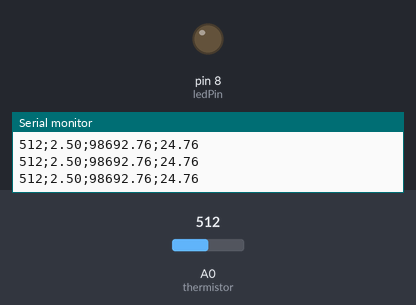
Recording of a sketch running on a simulated Arduino Uno, built with avr-gcc and run on an emulated ATmega328P. Shown: output pins drawn as LEDs (lit = HIGH), the last lines printed to the serial monitor. The inputs (shaded band) are chosen by the test bench; at power-on: A0 (thermistor) = 512.

Above: at 1.3 s.
1.4 s: A0 (thermistor) set to 461
2.9 s: A0 (thermistor) set to 434
At 3.8 s:
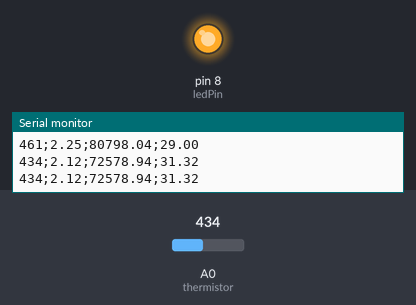
4.5 s: A0 (thermistor) set to 511
At 5.2 s:
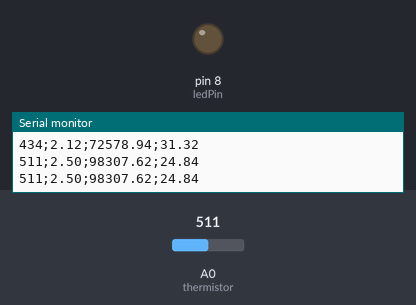
6.0 s: A0 (thermistor) set to 306
At 6.6 s:
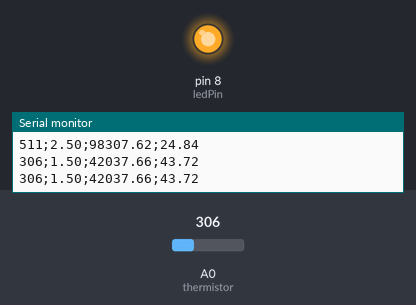
Timing chart, 0 to 8.5 s (numbered marks = the images above; inputs shaded):
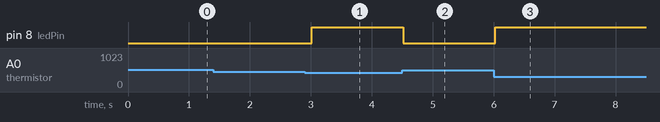

The sketch:

code.ino
```cpp
int thermistor = A0; //Analog Input connecting to the photoresistor
int ledPin = 8; //Pin giving voltage to the led
int sensorValue = 0; //Variable to store the value of the photoresistor
float voltageScaled = 0;
float limit = 30.0;
float klimit = 273.2+limit;
float resistance, logR = 0.0;
float lnDenom = 0.0;
double kelvins;
double R0 = 98500;

float beta = 4250.0;


void setup() {
  Serial.begin(9600);
  pinMode(ledPin,OUTPUT);
}

void loop() {
  sensorValue=analogRead(thermistor);
  //Convert to voltage scale 0..5v
  voltageScaled = sensorValue * (5.0 / 1023.0);

  //resistance = R0*((5/voltageScaled) - 1);
  resistance = (voltageScaled*R0)/(5-voltageScaled);


  lnDenom = log(resistance/(R0*exp(-beta/298)));
  kelvins = (beta/lnDenom);

  if(kelvins>klimit){
    digitalWrite(ledPin,HIGH);
  }else{
    digitalWrite(ledPin,LOW);
  }

  Serial.print(sensorValue);
  Serial.print(";");
  Serial.print(voltageScaled);
  Serial.print(";");
  Serial.print(resistance);
  Serial.print(";");
  Serial.print(kelvins-273.2);
  Serial.println("");
  delay(500);
}
```

Measured:
- the behaviour switches between 450 and 449 on A0 (thermistor) (found by bisection; images 0 and 1)
- after the input at 2.9 s, pin 8 (ledPin): LOW → HIGH after 0.11 s
- after the input at 4.5 s, pin 8 (ledPin): HIGH → LOW at once
- after the input at 6.0 s, pin 8 (ledPin): LOW → HIGH at once
